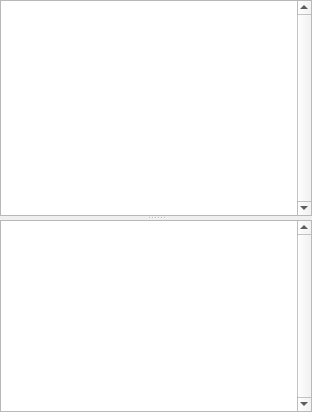
<?xml version="1.0" encoding="UTF-8"?>
<ui version="4.0">
 <class>TimeAndSalesWindow</class>
 <widget class="QWidget" name="TimeAndSalesWindow">
  <property name="geometry">
   <rect>
    <x>0</x>
    <y>0</y>
    <width>312</width>
    <height>412</height>
   </rect>
  </property>
  <property name="sizePolicy">
   <sizepolicy hsizetype="Expanding" vsizetype="Expanding">
    <horstretch>0</horstretch>
    <verstretch>0</verstretch>
   </sizepolicy>
  </property>
  <property name="windowTitle">
   <string>Time and Sales - Spire</string>
  </property>
  <property name="windowIcon">
   <iconset resource="../../LegacyResources/LegacyResources.qrc">
    <normaloff>:/icons/time_and_sales.png</normaloff>:/icons/time_and_sales.png</iconset>
  </property>
  <layout class="QVBoxLayout" name="verticalLayout">
   <property name="leftMargin">
    <number>0</number>
   </property>
   <property name="topMargin">
    <number>0</number>
   </property>
   <property name="rightMargin">
    <number>0</number>
   </property>
   <property name="bottomMargin">
    <number>0</number>
   </property>
   <item>
    <widget class="QSplitter" name="m_splitter">
     <property name="sizePolicy">
      <sizepolicy hsizetype="Expanding" vsizetype="Expanding">
       <horstretch>0</horstretch>
       <verstretch>0</verstretch>
      </sizepolicy>
     </property>
     <property name="orientation">
      <enum>Qt::Vertical</enum>
     </property>
     <property name="opaqueResize">
      <bool>true</bool>
     </property>
     <property name="handleWidth">
      <number>4</number>
     </property>
     <widget class="QTableView" name="m_timeAndSalesView">
      <property name="sizePolicy">
       <sizepolicy hsizetype="Expanding" vsizetype="Expanding">
        <horstretch>1</horstretch>
        <verstretch>1</verstretch>
       </sizepolicy>
      </property>
      <property name="focusPolicy">
       <enum>Qt::NoFocus</enum>
      </property>
      <property name="contextMenuPolicy">
       <enum>Qt::CustomContextMenu</enum>
      </property>
      <property name="verticalScrollBarPolicy">
       <enum>Qt::ScrollBarAlwaysOn</enum>
      </property>
      <property name="horizontalScrollBarPolicy">
       <enum>Qt::ScrollBarAlwaysOff</enum>
      </property>
      <property name="editTriggers">
       <set>QAbstractItemView::NoEditTriggers</set>
      </property>
      <property name="tabKeyNavigation">
       <bool>false</bool>
      </property>
      <property name="showDropIndicator" stdset="0">
       <bool>false</bool>
      </property>
      <property name="dragDropOverwriteMode">
       <bool>false</bool>
      </property>
      <property name="selectionMode">
       <enum>QAbstractItemView::NoSelection</enum>
      </property>
      <property name="selectionBehavior">
       <enum>QAbstractItemView::SelectRows</enum>
      </property>
      <property name="showGrid">
       <bool>false</bool>
      </property>
      <attribute name="horizontalHeaderHighlightSections">
       <bool>false</bool>
      </attribute>
      <attribute name="horizontalHeaderMinimumSectionSize">
       <number>1</number>
      </attribute>
      <attribute name="horizontalHeaderStretchLastSection">
       <bool>false</bool>
      </attribute>
      <attribute name="verticalHeaderVisible">
       <bool>false</bool>
      </attribute>
      <attribute name="verticalHeaderHighlightSections">
       <bool>false</bool>
      </attribute>
     </widget>
     <widget class="QTableView" name="m_snapshotView">
      <property name="sizePolicy">
       <sizepolicy hsizetype="Expanding" vsizetype="Expanding">
        <horstretch>0</horstretch>
        <verstretch>0</verstretch>
       </sizepolicy>
      </property>
      <property name="baseSize">
       <size>
        <width>0</width>
        <height>0</height>
       </size>
      </property>
      <property name="focusPolicy">
       <enum>Qt::NoFocus</enum>
      </property>
      <property name="contextMenuPolicy">
       <enum>Qt::CustomContextMenu</enum>
      </property>
      <property name="verticalScrollBarPolicy">
       <enum>Qt::ScrollBarAlwaysOn</enum>
      </property>
      <property name="horizontalScrollBarPolicy">
       <enum>Qt::ScrollBarAlwaysOff</enum>
      </property>
      <property name="autoScroll">
       <bool>false</bool>
      </property>
      <property name="editTriggers">
       <set>QAbstractItemView::NoEditTriggers</set>
      </property>
      <property name="tabKeyNavigation">
       <bool>false</bool>
      </property>
      <property name="showDropIndicator" stdset="0">
       <bool>false</bool>
      </property>
      <property name="dragDropOverwriteMode">
       <bool>false</bool>
      </property>
      <property name="selectionMode">
       <enum>QAbstractItemView::NoSelection</enum>
      </property>
      <property name="selectionBehavior">
       <enum>QAbstractItemView::SelectRows</enum>
      </property>
      <property name="showGrid">
       <bool>false</bool>
      </property>
      <attribute name="horizontalHeaderVisible">
       <bool>false</bool>
      </attribute>
      <attribute name="horizontalHeaderHighlightSections">
       <bool>false</bool>
      </attribute>
      <attribute name="horizontalHeaderMinimumSectionSize">
       <number>1</number>
      </attribute>
      <attribute name="horizontalHeaderStretchLastSection">
       <bool>false</bool>
      </attribute>
      <attribute name="verticalHeaderVisible">
       <bool>false</bool>
      </attribute>
      <attribute name="verticalHeaderHighlightSections">
       <bool>false</bool>
      </attribute>
     </widget>
    </widget>
   </item>
  </layout>
 </widget>
 <resources>
  <include location="../../LegacyResources/LegacyResources.qrc"/>
 </resources>
 <connections/>
</ui>
